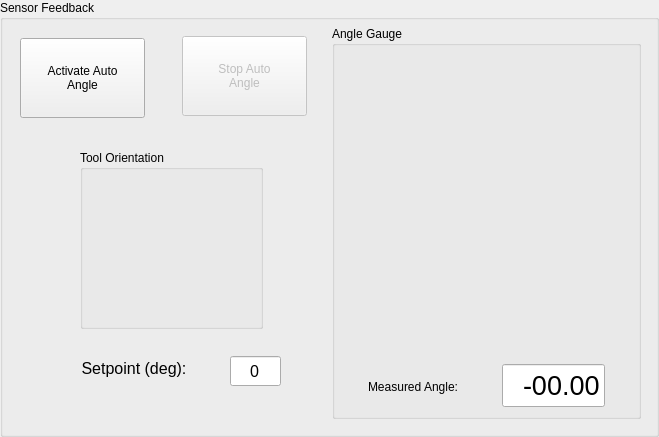
     <widget class="QGroupBox" name="groupBox_7">
      <property name="geometry">
       <rect>
        <x>1236</x>
        <y>484</y>
        <width>659</width>
        <height>437</height>
       </rect>
      </property>
      <property name="title">
       <string>Sensor Feedback</string>
      </property>
      <widget class="QPushButton" name="activateAngle">
       <property name="geometry">
        <rect>
         <x>20</x>
         <y>38</y>
         <width>125</width>
         <height>80</height>
        </rect>
       </property>
       <property name="text">
        <string>Activate Auto
Angle</string>
       </property>
       <property name="checkable">
        <bool>true</bool>
       </property>
       <property name="checked">
        <bool>false</bool>
       </property>
      </widget>
      <widget class="QPushButton" name="deactivateAngle">
       <property name="enabled">
        <bool>false</bool>
       </property>
       <property name="geometry">
        <rect>
         <x>182</x>
         <y>36</y>
         <width>125</width>
         <height>80</height>
        </rect>
       </property>
       <property name="text">
        <string>Stop Auto
Angle</string>
       </property>
      </widget>
      <widget class="QLineEdit" name="commanded_angle">
       <property name="geometry">
        <rect>
         <x>230</x>
         <y>356</y>
         <width>51</width>
         <height>30</height>
        </rect>
       </property>
       <property name="font">
        <font>
         <pointsize>12</pointsize>
        </font>
       </property>
       <property name="text">
        <string>0</string>
       </property>
       <property name="alignment">
        <set>Qt::AlignCenter</set>
       </property>
      </widget>
      <widget class="QLabel" name="label_101">
       <property name="geometry">
        <rect>
         <x>66</x>
         <y>356</y>
         <width>136</width>
         <height>24</height>
        </rect>
       </property>
       <property name="font">
        <font>
         <pointsize>12</pointsize>
        </font>
       </property>
       <property name="text">
        <string>Setpoint (deg):</string>
       </property>
       <property name="alignment">
        <set>Qt::AlignCenter</set>
       </property>
      </widget>
      <widget class="QGroupBox" name="groupBox_21">
       <property name="geometry">
        <rect>
         <x>80</x>
         <y>150</y>
         <width>183</width>
         <height>179</height>
        </rect>
       </property>
       <property name="title">
        <string>Tool Orientation</string>
       </property>
       <widget class="QLabel" name="tool_orientation">
        <property name="geometry">
         <rect>
          <x>12</x>
          <y>20</y>
          <width>160</width>
          <height>160</height>
         </rect>
        </property>
        <property name="text">
         <string/>
        </property>
        <property name="pixmap">
         <pixmap>Icons/down-arrow.ico</pixmap>
        </property>
        <property name="scaledContents">
         <bool>true</bool>
        </property>
       </widget>
      </widget>
      <widget class="QGroupBox" name="groupBox_22">
       <property name="geometry">
        <rect>
         <x>332</x>
         <y>26</y>
         <width>309</width>
         <height>393</height>
        </rect>
       </property>
       <property name="title">
        <string>Angle Gauge</string>
       </property>
       <widget class="AnalogGaugeWidget" name="angle_readout" native="true">
        <property name="geometry">
         <rect>
          <x>18</x>
          <y>32</y>
          <width>275</width>
          <height>275</height>
         </rect>
        </property>
       </widget>
       <widget class="QLabel" name="label_100">
        <property name="geometry">
         <rect>
          <x>36</x>
          <y>350</y>
          <width>125</width>
          <height>21</height>
         </rect>
        </property>
        <property name="text">
         <string>Measured Angle:</string>
        </property>
       </widget>
       <widget class="QLineEdit" name="measured_angle">
        <property name="geometry">
         <rect>
          <x>170</x>
          <y>338</y>
          <width>103</width>
          <height>43</height>
         </rect>
        </property>
        <property name="font">
         <font>
          <pointsize>20</pointsize>
         </font>
        </property>
        <property name="text">
         <string>-00.00</string>
        </property>
        <property name="alignment">
         <set>Qt::AlignRight|Qt::AlignTrailing|Qt::AlignVCenter</set>
        </property>
        <property name="readOnly">
         <bool>true</bool>
        </property>
       </widget>
      </widget>
     </widget>
